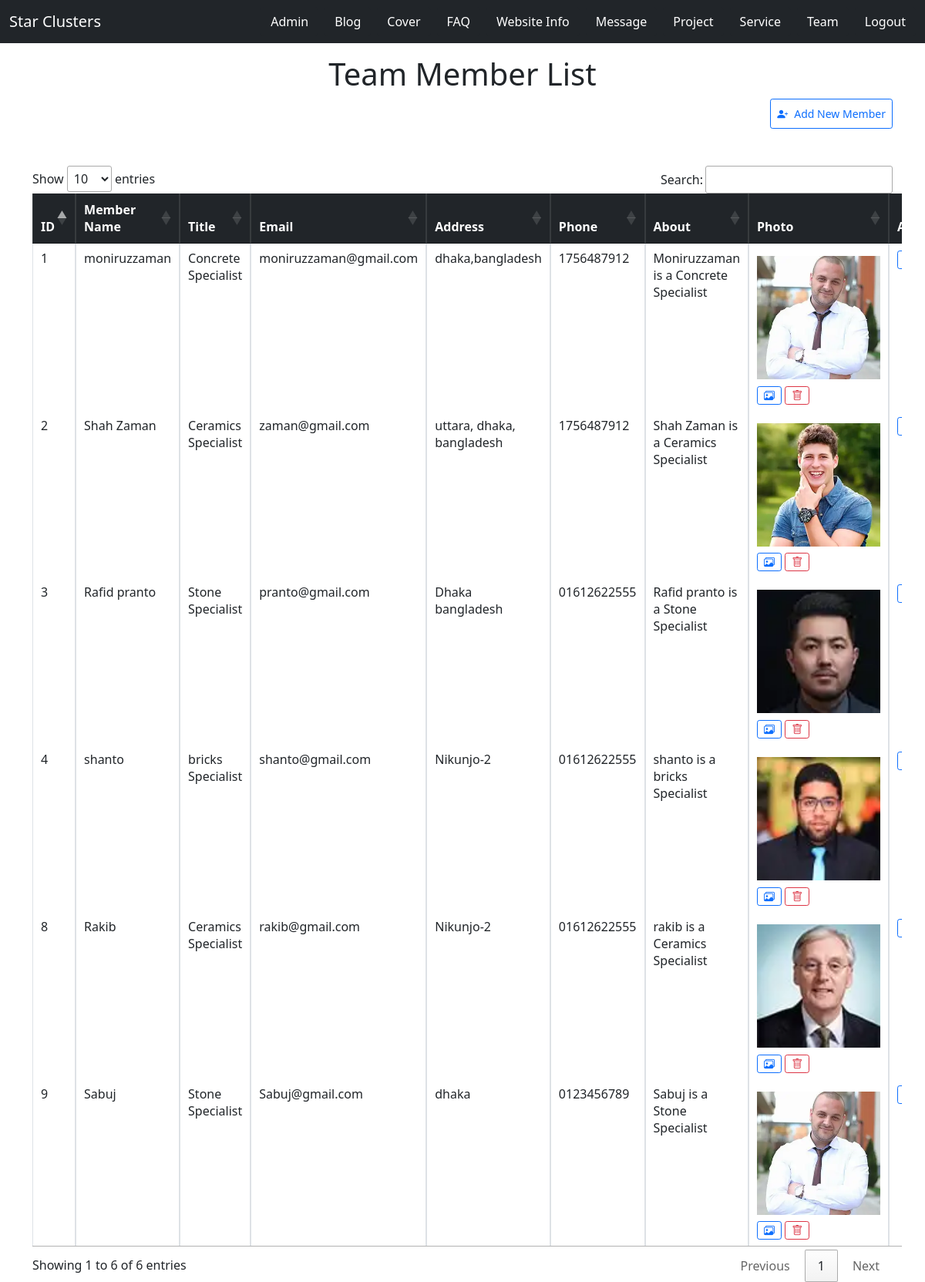
The page /team-list.php (signed in) on the database its author committed.
### tables this page shows
CREATE TABLE `team` (
  `id` int(11) NOT NULL,
  `name` varchar(50) NOT NULL,
  `title` varchar(100) NOT NULL,
  `email` varchar(50) NOT NULL,
  `address` varchar(255) NOT NULL,
  `phone` varchar(20) NOT NULL,
  `about` text NOT NULL
);

### team-list.php (the view, shortened to what this page needs)
<?php include "./db.php"?>
<?php include "./admin-header.php";  include "./success-alert.php";  include "./error-alert.php"; ?>
<div class="container overflow-auto">
    <h1 class="text-center mt-3">Team Member List</h1>
    <button id="add-team" class="float-end mb-5 py-2 btn btn-sm btn-outline-primary"> <i
            class="bi bi-person-plus-fill pe-2"></i>Add New Member</button>
    <table id="table" class="table table-bordered table-hover table-sm text-sm">
        <thead class="table-dark">
            <tr>
                <th>ID</th>
                <th class="text-break">Member Name</th>
                <th class="text-break">Title</th>
                <th class="text-break">Email</th>
                <th class="text-break">Address</th>
                <th>Phone</th>
                <th class="text-break">About</th>
                <th>Photo</th>
                <th>Actions</th>
            </tr>
        </thead>
        <tbody>
            <?php
                $sql = "SELECT * from team";
                $result = mysqli_query($conn, $sql);
               while($row = mysqli_fetch_assoc($result)){
            ?>
            <tr>
                <td><?php echo $row['id']?></td>
                <td ><?php echo $row['name']?></td>
                <td><?php echo $row['title']?></td>
                <td><?php echo $row['email']?></td>
                <td><?php echo $row['address']?></td>
                <td><?php echo $row['phone']?></td>
                <td><?php echo $row['about']?></td>
                <td>
                    <?php
                    $location="./image/team/". $row['id'].".webp";
                    if(file_exists($location)){?>
                        <img class="py-2" style="width: 10rem;" src=<?php echo $location;?> />
                    <?php } ?>
                    <button class="addimg bi bi-images btn btn-sm btn-outline-primary"></button>
                    <?php
                    if(file_exists($location)){?>
                        <button class="deleteimg bi bi-trash btn btn-sm btn-outline-danger"></button>
                    <?php } ?>
                </td>
                <td>
                    <button class="update bi bi-pencil-square btn btn-sm btn-outline-primary"></button>
                </td>
            </tr>
            <?php }?>
        </tbody>
    </table>
</div>
<?php include "./admin-footer.php" ?>

### rows shown on the page
team: id "1", name "moniruzzaman", title "Concrete Specialist", email "moniruzzaman@gmail.com", address "dhaka,bangladesh", phone "1756487912", about "Moniruzzaman is a Concrete Specialist"
team: id "2", name "Shah Zaman", title "Ceramics Specialist", email "zaman@gmail.com", address "uttara, dhaka, bangladesh", phone "1756487912", about "Shah Zaman is a Ceramics Specialist", shows a picture
team: id "3", name "Rafid pranto", title "Stone Specialist", email "pranto@gmail.com", address "Dhaka bangladesh", phone "01612622555", about "Rafid pranto is a Stone Specialist", shows a picture
team: id "4", name "shanto", title "bricks Specialist", email "shanto@gmail.com", address "Nikunjo-2", phone "01612622555", about "shanto is a bricks Specialist", shows a picture
team: id "8", name "Rakib", title "Ceramics Specialist", email "rakib@gmail.com", address "Nikunjo-2", phone "01612622555", about "rakib is a Ceramics Specialist", shows a picture
team: id "9", name "Sabuj", title "Stone Specialist", email "Sabuj@gmail.com", address "dhaka", phone "0123456789", about "Sabuj is a Stone Specialist"
